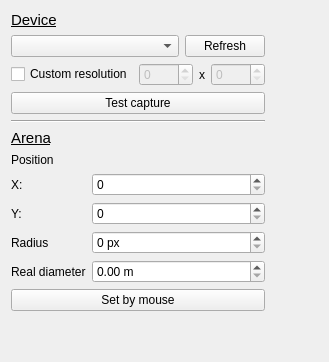
  <widget class="QWidget" name="video_tab">
   <attribute name="title">
    <string>Video</string>
   </attribute>
   <layout class="QHBoxLayout" name="horizontalLayout_5" stretch="3,7">
    <item>
     <layout class="QVBoxLayout" name="verticalLayout">
      <item>
       <widget class="QLabel" name="label_17">
        <property name="text">
         <string>&lt;html&gt;&lt;head/&gt;&lt;body&gt;&lt;p&gt;&lt;span style=&quot; font-size:11pt; text-decoration: underline;&quot;&gt;Device&lt;/span&gt;&lt;/p&gt;&lt;/body&gt;&lt;/html&gt;</string>
        </property>
       </widget>
      </item>
      <item>
       <layout class="QHBoxLayout" name="horizontalLayout">
        <item>
         <widget class="QComboBox" name="deviceCombobox">
          <property name="sizePolicy">
           <sizepolicy hsizetype="Expanding" vsizetype="Fixed">
            <horstretch>0</horstretch>
            <verstretch>0</verstretch>
           </sizepolicy>
          </property>
         </widget>
        </item>
        <item>
         <widget class="QPushButton" name="refreshDevicesButton">
          <property name="sizePolicy">
           <sizepolicy hsizetype="Minimum" vsizetype="Minimum">
            <horstretch>0</horstretch>
            <verstretch>0</verstretch>
           </sizepolicy>
          </property>
          <property name="text">
           <string>Refresh</string>
          </property>
         </widget>
        </item>
       </layout>
      </item>
      <item>
       <layout class="QHBoxLayout" name="horizontalLayout_12">
        <item>
         <widget class="QCheckBox" name="resolutionBox">
          <property name="text">
           <string>Custom resolution</string>
          </property>
         </widget>
        </item>
        <item>
         <spacer name="horizontalSpacer">
          <property name="orientation">
           <enum>Qt::Horizontal</enum>
          </property>
          <property name="sizeHint" stdset="0">
           <size>
            <width>40</width>
            <height>20</height>
           </size>
          </property>
         </spacer>
        </item>
        <item>
         <widget class="QSpinBox" name="resolutionWidthSpin">
          <property name="enabled">
           <bool>false</bool>
          </property>
          <property name="maximum">
           <number>9999</number>
          </property>
         </widget>
        </item>
        <item>
         <widget class="QLabel" name="label_10">
          <property name="text">
           <string>x</string>
          </property>
         </widget>
        </item>
        <item>
         <widget class="QSpinBox" name="resolutionHeightSpin">
          <property name="enabled">
           <bool>false</bool>
          </property>
          <property name="maximum">
           <number>9999</number>
          </property>
         </widget>
        </item>
       </layout>
      </item>
      <item>
       <widget class="QPushButton" name="testButton">
        <property name="text">
         <string>Test capture</string>
        </property>
       </widget>
      </item>
      <item>
       <widget class="Line" name="line_3">
        <property name="orientation">
         <enum>Qt::Horizontal</enum>
        </property>
       </widget>
      </item>
      <item>
       <widget class="QLabel" name="label_12">
        <property name="text">
         <string>&lt;html&gt;&lt;head/&gt;&lt;body&gt;&lt;p&gt;&lt;span style=&quot; font-size:11pt; text-decoration: underline;&quot;&gt;Arena&lt;/span&gt;&lt;/p&gt;&lt;/body&gt;&lt;/html&gt;</string>
        </property>
       </widget>
      </item>
      <item>
       <layout class="QFormLayout" name="formLayout_7">
        <property name="fieldGrowthPolicy">
         <enum>QFormLayout::AllNonFixedFieldsGrow</enum>
        </property>
        <item row="1" column="0">
         <widget class="QLabel" name="label_24">
          <property name="text">
           <string>Position</string>
          </property>
         </widget>
        </item>
        <item row="3" column="0">
         <widget class="QLabel" name="label_25">
          <property name="text">
           <string>X:</string>
          </property>
         </widget>
        </item>
        <item row="4" column="0">
         <widget class="QLabel" name="label_26">
          <property name="text">
           <string>Y:</string>
          </property>
         </widget>
        </item>
        <item row="5" column="0">
         <widget class="QLabel" name="label_28">
          <property name="text">
           <string>Radius</string>
          </property>
         </widget>
        </item>
        <item row="5" column="1">
         <widget class="QSpinBox" name="maskRadiusBox">
          <property name="suffix">
           <string> px</string>
          </property>
          <property name="maximum">
           <number>9999</number>
          </property>
         </widget>
        </item>
        <item row="6" column="0">
         <widget class="QLabel" name="label_27">
          <property name="text">
           <string>Real diameter</string>
          </property>
         </widget>
        </item>
        <item row="6" column="1">
         <widget class="QDoubleSpinBox" name="arenaSizeBox">
          <property name="suffix">
           <string> m</string>
          </property>
         </widget>
        </item>
        <item row="3" column="1">
         <widget class="QSpinBox" name="maskXBox">
          <property name="maximum">
           <number>9999</number>
          </property>
         </widget>
        </item>
        <item row="4" column="1">
         <widget class="QSpinBox" name="maskYBox">
          <property name="maximum">
           <number>9999</number>
          </property>
         </widget>
        </item>
       </layout>
      </item>
      <item>
       <widget class="QPushButton" name="maskButton">
        <property name="text">
         <string>Set by mouse</string>
        </property>
        <property name="checkable">
         <bool>true</bool>
        </property>
       </widget>
      </item>
      <item>
       <spacer name="verticalSpacer">
        <property name="orientation">
         <enum>Qt::Vertical</enum>
        </property>
        <property name="sizeHint" stdset="0">
         <size>
          <width>20</width>
          <height>40</height>
         </size>
        </property>
       </spacer>
      </item>
     </layout>
    </item>
    <item>
     <widget class="MaskLabel" name="videoLabel">
      <property name="text">
       <string/>
      </property>
     </widget>
    </item>
   </layout>
  </widget>
